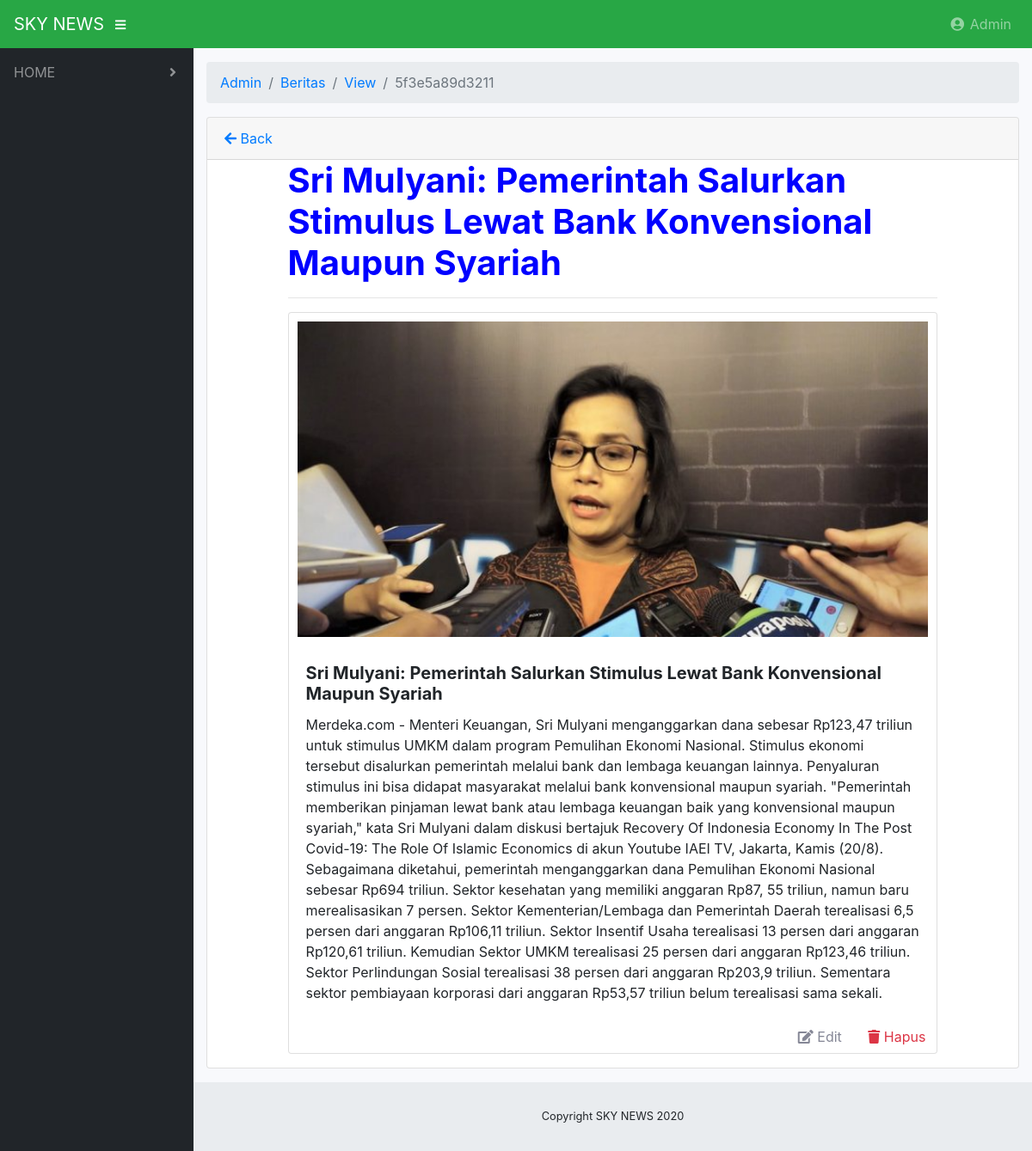
Page /admin/beritas/view/5f3e5a89d3211 on the committed database.
### tables this page shows
CREATE TABLE `beritas` (
  `berita_id` varchar(64) NOT NULL,
  `title` varchar(255) NOT NULL,
  `image` varchar(255) NOT NULL DEFAULT 'default.jpg',
  `contents` text NOT NULL
);

### application/controllers/admin/Beritas.php (called while the page is built, shortened)
<?php
class Beritas extends CI_Controller
{
    public function __construct()
    {
        $this->load->model("berita_model");
        $this->load->library('form_validation');
    }
    public function view($id)
    {
        $this->load->model('beritafront_model');
        $detail = $this->berita_model->detail_data($id);
        $data['detail'] = $detail;
        $data['title'] = 'Detail berita';
        $this->load->view('auth/templates/auth_header', $data);
        $this->load->view('auth/templates/auth_footer');
        $this->load->view('admin/berita/viewberita', $data);
    }
}

### index.php (called while the page is built, shortened)
<?php
require_once BASEPATH.'core/CodeIgniter.php';

### application/models/Berita_model.php (called while the page is built, shortened)
<?php defined('BASEPATH') or exit('No direct script access allowed');
class Berita_model extends CI_Model
{
    function detail_data($id = null)
    {
        $query = $this->db->get_where('beritas', array('berita_id' => $id))->row();
        return $query;
    }
}

### application/views/admin/berita/viewberita.php (the view, shortened to what this page needs)
<!DOCTYPE html>
<html lang="en">
<head>
</head>
<body id="page-top">
    <div id="wrapper">
        <div id="content-wrapper">
            <div class="container-fluid">
                <div class="card mb-3">
                    <div class="card-header">
                        <a href="<?php echo site_url('admin/beritas') ?>"><i class="fas fa-arrow-left"></i> Back</a>
                    </div>
                    <div class="col-md-10 col-md-offset-2" style="justify-content: center;align-self: center;">
                        <h1 style="color: blue; text-decoration: solid;"><strong><?php echo $detail->title ?></strong></h1>
                        <hr>
                        <div class="card mb-3">
                            <img src="<?php echo base_url('upload/' . $detail->image); ?>" class="card-img-top" alt="image." width="60%" style="padding: 10px;">
                            <div class="card-body">
                                <h5 class="card-title"><strong><?php echo $detail->title ?></strong></h5>
                                <p class="card-text"><?php echo $detail->contents; ?></p>
                            </div>
                            <div style="justify-content: end;align-self: flex-end;">
                                <a href="<?php echo site_url('admin/beritas/edit/' . $detail->berita_id) ?>" class="btn btn-small"><i class="fas fa-edit"></i> Edit</a>
                                <a onclick="deleteConfirm('<?php echo site_url('admin/beritas/delete/' . $detail->berita_id) ?>')" href="#!" class="btn btn-small text-danger"><i class="fas fa-trash"></i>
                                    Hapus</a>
                            </div>
                        </div>
                    </div>
                </div>
            </div>
        </div>
    </div>
</body>
</html>

### css/sb-admin.css (style rules this page uses)
html { position: relative; min-height: 100%; }
body { height: 100%; }
#wrapper { display: -webkit-box; display: -ms-flexbox; display: flex; }
#wrapper #content-wrapper { overflow-x: hidden; width: 100%; padding-top: 1rem; padding-bottom: 80px; }
:root { --input-padding-x: 0.75rem; --input-padding-y: 0.75rem; }

### rows in the picture
beritas: title "Sri Mulyani: Pemerintah Salurkan Stimulus Lewat Bank Konvensional Maupun Syariah", image (picture), contents "Merdeka.com - Menteri Keuangan, Sri Mulyani menganggarkan dana sebesar Rp123,47 triliun untuk stimulus UMKM dalam program Pemulihan Ekonomi Nasional. Stimulus ekonomi tersebut disalurkan pemerintah melalui bank dan lembaga keuangan lainnya. Penyaluran stimulus ini bisa didapat masyarakat melalui bank konvensional maupun syariah. \"Pemerintah memberikan pinjaman lewat bank atau lembaga keuangan baik yang konvensional maupun syariah,\" kata Sri Mulyani dalam diskusi bertajuk Recovery Of Indonesia Economy In The Post Covid-19: The Role Of Islamic Economics di akun Youtube IAEI TV, Jakarta, Kamis (20/8). Sebagaimana diketahui, pemerintah menganggarkan dana Pemulihan Ekonomi Nasional sebesar Rp694…"

### other values in the picture
SITE_NAME "SKY NEWS"
$segment "Admin"
$segment "Beritas"
$segment "View"
$segment "5f3e5a89d3211"
Date('Y') "2020"
